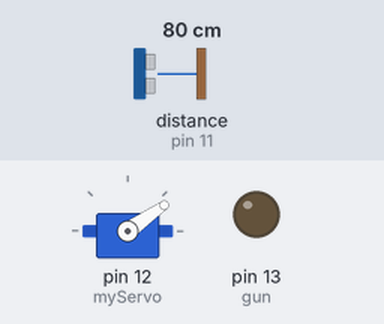
The sketch below on a simulated Arduino Uno, built with avr-gcc and run on an emulated ATmega328P. On the bench: servo, output pins drawn as LEDs (lit = HIGH). Wiring (inferred from the names in the program): ultrasonic range finder: trigger pin 10; echo pin 11. The inputs (shaded band) are chosen by the test bench; at power-on: distance to the obstacle (sensor on pin 11) 80 cm. The echo pulse lasts 58.3 µs per cm; pins used as bus, display or sensor lines are not drawn; what the sketch prints to the serial monitor is not drawn.

Above: at 1.26 s.
1.3 s: distance to the obstacle (sensor on pin 11) set to 2 cm
At 2.2 s:
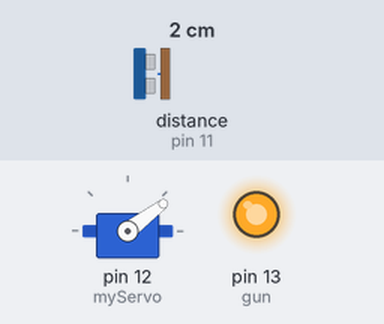
2.8 s: distance to the obstacle (sensor on pin 11) set to 9 cm
4.3 s: distance to the obstacle (sensor on pin 11) set to 12 cm
7.3 s: distance to the obstacle (sensor on pin 11) set to 4 cm
At 7.9 s:
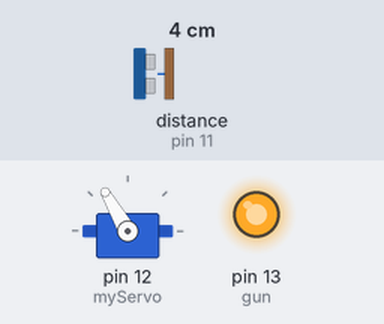
8.8 s: distance to the obstacle (sensor on pin 11) set to 35 cm
At 10.89 s:
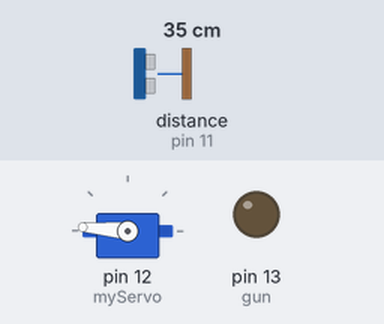
11.8 s: distance to the obstacle (sensor on pin 11) set to 120 cm
At 11.97 s:
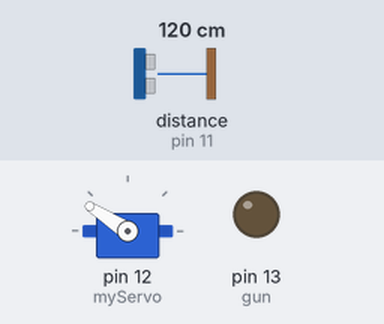
Timing chart, 0 to 15.8 s (numbered marks = the images above; inputs shaded):
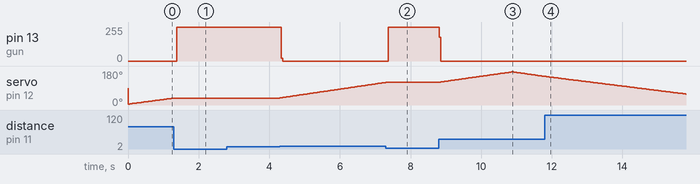

The sketch:

ex_wife.ino
```cpp
// Includes the Servo library
#include <Servo.h>.
// Defines Tirg and Echo pins of the Ultrasonic Sensor
const int trigPin = 10;
const int echoPin = 11;
int gun=13;
// Variables for the duration and the distance
long duration;
int distance;
int pirPin=8;
Servo myServo; // Creates a servo object for controlling the servo motor
void setup() {
  pinMode(gun,OUTPUT);
  pinMode(trigPin, OUTPUT); // Sets the trigPin as an Output
  pinMode(echoPin, INPUT); // Sets the echoPin as an Input
  Serial.begin(38400);
  myServo.attach(12); // Defines on which pin is the servo motor attached
}
void loop() {
 // int pass;
 // while(Serial.available());
  //pass=Serial.read()-'0';
 // if(pass==1234){

  // rotates the servo motor from 15 to 165 degrees
  for(int i=5;i<=175;i++){
     distance = calculateDistance();// Calls a function for calculating the distance measured by the Ultrasonic sensor for each degree
    digitalWrite(gun,LOW);
     if(distance<=10){
      digitalWrite(gun,HIGH);
      i--;
      continue;
     }
  myServo.write(i);
  delay(35);
  //distance = calculateDistance();// Calls a function for calculating the distance measured by the Ultrasonic sensor for each degree

  Serial.print(i); // Sends the current degree into the Serial Port
  Serial.print(","); // Sends addition character right next to the previous value needed later in the Processing IDE for indexing
  Serial.print(distance); // Sends the distance value into the Serial Port
  Serial.print("."); // Sends addition character right next to the previous value needed later in the Processing IDE for indexing
  }
  // Repeats the previous lines from 165 to 15 degrees
  for(int i=175;i>=5;i--){
  distance = calculateDistance();// Calls a function for calculating the distance measured by the Ultrasonic sensor for each degree
     digitalWrite(gun,LOW);
     if(distance<=10){
      digitalWrite(gun,HIGH);
      i++;
      continue;
     }
  myServo.write(i);
  delay(35);
 // distance = calculateDistance();
  Serial.print(i);
  Serial.print(",");
  Serial.print(distance);
  Serial.print(".");
  //}
}
//else
//{
  //Serial.println(" auto pilot terminated");
  //while (Serial.available());
//}

}
// Function for calculating the distance measured by the Ultrasonic sensor
int calculateDistance(){

  digitalWrite(trigPin, LOW);
  delayMicroseconds(2);
  // Sets the trigPin on HIGH state for 10 micro seconds
  digitalWrite(trigPin, HIGH);
  delayMicroseconds(10);
  digitalWrite(trigPin, LOW);
  duration = pulseIn(echoPin, HIGH); // Reads the echoPin, returns the sound wave travel time in microseconds
  distance= duration*0.034/2;
  return distance;
}
```

Measured:
- after the input at 1.3 s, pin 13 (gun): 0/255 → 253/255 after 0.08 s; servo on pin 12 (myServo): goes on until 1.3 s, then stays 37°
- after the input at 2.8 s, every drawn part: stays the same
- after the input at 4.3 s, pin 13 (gun): 253/255 → 0/255 at once; servo on pin 12 (myServo): moves from 37° to 120° over 3.0 s, starting at once
- after the input at 7.3 s, pin 13 (gun): 0/255 → 254/255 after 0.08 s; servo on pin 12 (myServo): stays 120° (without the input it goes to 121° after 0.03 s)
- after the input at 8.8 s, pin 13 (gun): 254/255 → 0/255 at once; servo on pin 12 (myServo): rises from 120° to 175° in 2.0 s, then falls to 151° in 0.95 s
